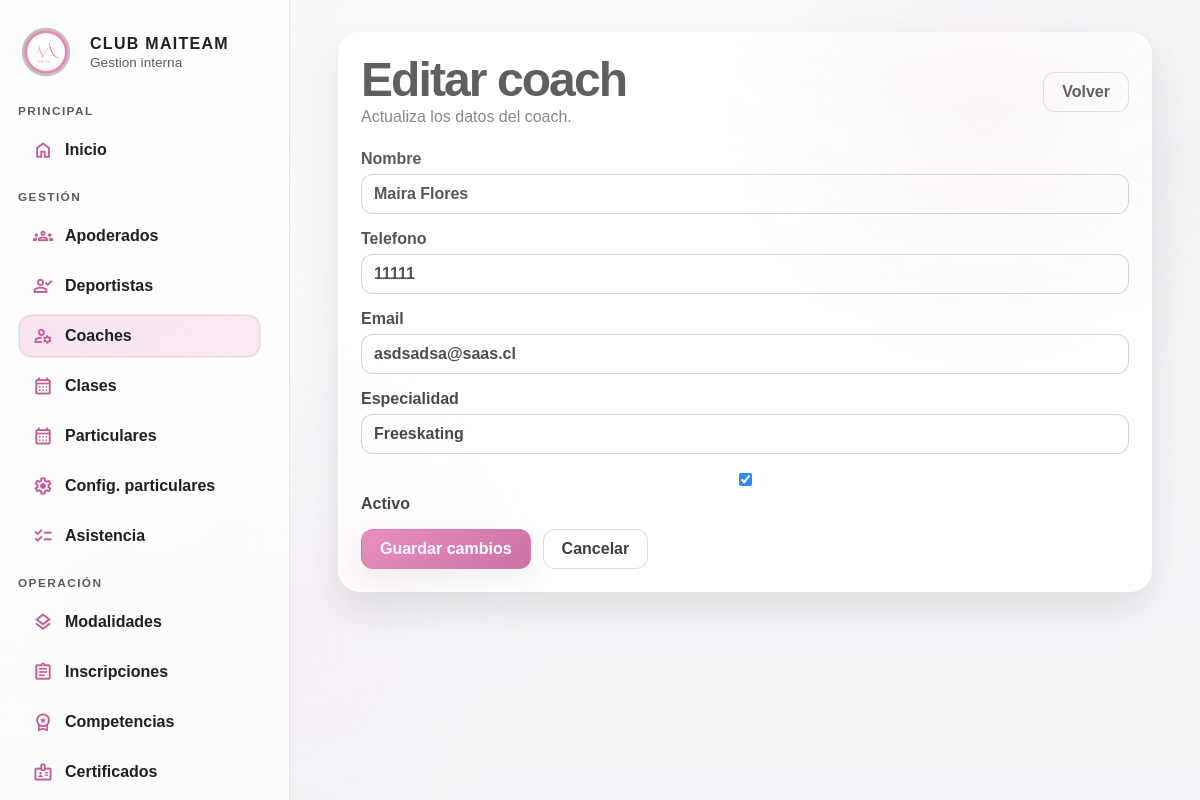
Screenshot of /interno/?page=coaches&action=edit&id=1 with the database file from the repository.
### tables this page shows
CREATE TABLE IF NOT EXISTS coaches (
    id INT UNSIGNED AUTO_INCREMENT PRIMARY KEY,
    nombre VARCHAR(120) NOT NULL,
    telefono VARCHAR(40) DEFAULT NULL,
    email VARCHAR(160) DEFAULT NULL,
    especialidad VARCHAR(120) DEFAULT NULL,
    activo TINYINT(1) NOT NULL DEFAULT 1,
    created_at TIMESTAMP NOT NULL DEFAULT CURRENT_TIMESTAMP,
    updated_at TIMESTAMP NULL DEFAULT NULL ON UPDATE CURRENT_TIMESTAMP
);

### interno/src/helpers.php (called while the page is built, shortened)
<?php
function config(string $key, $default = null)
{
    $segments = explode('.', $key);
    $root = array_shift($segments);
    if ($root === 'db') {
        $source = $GLOBALS['db_config'] ?? [];
    } elseif ($root === 'app') {
        $source = $GLOBALS['app_config'] ?? [];
    } else {
        $source = $GLOBALS['app_config'] ?? [];
        array_unshift($segments, $root);
    }
    foreach ($segments as $segment) {
        $source = $source[$segment];
    }
    return $source;
}
function env(string $key, $default = null)
{
    $value = $_ENV[$key] ?? getenv($key);
    return $value;
}
function db(): PDO
{
    $host = env('DB_HOST', config('db.host', '127.0.0.1'));
    $dbname = env('DB_NAME', config('db.name', 'maiteam'));
    $user = env('DB_USER', config('db.user', 'root'));
    $pass = env('DB_PASS', config('db.pass', ''));
    $dsn = sprintf('mysql:host=%s;dbname=%s;charset=utf8mb4', $host, $dbname);
    $pdo = new PDO($dsn, $user, $pass, [
        PDO::ATTR_ERRMODE => PDO::ERRMODE_EXCEPTION,
        PDO::ATTR_DEFAULT_FETCH_MODE => PDO::FETCH_ASSOC,
    ]);
    return $pdo;
}
function render(string $view, array $data = []): void
{
    $viewPath = __DIR__ . '/../views/' . $view . '.php';
    $layoutPath = __DIR__ . '/../views/layout.php';
    $data['viewPath'] = $viewPath;
    extract($data, EXTR_SKIP);
    require $layoutPath;
}
function base_url(string $path = ''): string
{
    $base = rtrim((string) config('base_url', '/interno'), '/');
    $path = ltrim($path, '/');
    return $path === '' ? $base : $base . '/' . $path;
}
function e(?string $value): string
{
    return htmlspecialchars((string) $value, ENT_QUOTES, 'UTF-8');
}

### interno/src/coaches.php (called while the page is built, shortened)
<?php
function coach_find(int $id): ?array
{
    $stmt = db()->prepare(
        'SELECT id, nombre, telefono, email, especialidad, activo FROM coaches WHERE id = :id'
    );
    $stmt->execute(['id' => $id]);
    $row = $stmt->fetch();
    return $row ?: null;
}

### interno/views/coaches/form.php (the view, shortened to what this page needs)
<?php
$isEdit = $action === 'edit';
?>
<section class="page">
    <div class="page-header">
        <div>
            <h1><?= $isEdit ? 'Editar coach' : 'Nuevo coach' ?></h1>
            <p><?= $isEdit ? 'Actualiza los datos del coach.' : 'Completa la informacion del coach.' ?></p>
        </div>
        <a class="button ghost" href="<?= e(base_url('/?page=coaches')) ?>">Volver</a>
    </div>
    <form class="form" method="post" action="<?= e(base_url('/?page=coaches&action=' . $action)) ?>">
        <label>
            Nombre
            <input type="text" name="nombre" required value="<?= e($coach['nombre'] ?? '') ?>">
        </label>
        <label>
            Telefono
            <input type="text" name="telefono" value="<?= e($coach['telefono'] ?? '') ?>">
        </label>
        <label>
            Email
            <input type="email" name="email" value="<?= e($coach['email'] ?? '') ?>">
        </label>
        <label>
            Especialidad
            <input type="text" name="especialidad" value="<?= e($coach['especialidad'] ?? '') ?>">
        </label>
        <label class="checkbox">
            <input type="checkbox" name="activo" <?= !empty($coach['activo']) ? 'checked' : '' ?>>
            Activo
        </label>
        <div class="form-actions">
            <button type="submit" class="button"><?= $isEdit ? 'Guardar cambios' : 'Crear coach' ?></button>
            <a class="button ghost" href="<?= e(base_url('/?page=coaches')) ?>">Cancelar</a>
        </div>
    </form>
</section>

### interno/assets/css/app.css (style rules this page uses)
:root { --bg: #f3f4f7; --bg-soft: #fff4fb; --surface: rgba(255, 255, 255, 0.9); --surface-strong: rgba(255, 255, 255, 0.96); --surface-soft: rgba(255, 255, 255, 0.72); --border: rgba(84, 87, 103, 0.14); --border-strong: rgba(195, 91, 152, 0.2); --text: #1f1f24; --muted: #5a5a63; --accent: #e57bb4; --accent-dark: #c35b98; --accent-deep: #9f3f79; --danger: #b24b89; --success: #2f8f5b; --warning: #ab6b1b; --shadow-sm: 0 10px 24px rgba(37, 37, 43, 0.08); --shadow-md: 0 18px 36px rgba(37, 37, 43, 0.12); --shadow-lg: 0 24px 52px rgba(37, 37, 43, 0.16); --radius-sm: 12px; --radius-md: 18px; --radius-lg: 24px; --sidebar-expanded: 290px; --sidebar-collapsed: 92px; }
* { box-sizing: border-box; }
html { color-scheme: light; }
body { margin: 0; min-height: 100vh; font-family: "Manrope", "Poppins", "Montserrat", sans-serif; color: var(--text); background: radial-gradient(circle at 0% 0%, rgba(229, 123, 180, 0.14), transparent 30%), radial-gradient(circle at 100% 20%, rgba(182, 182, 187, 0.16), transparent 32%), linear-gradient(180deg, #f8f8fa 0%, var(--bg) 100%); }
body::before { content: ""; position: fixed; inset: 0; pointer-events: none; background: linear-gradient(rgba(255, 255, 255, 0.35), rgba(255, 255, 255, 0.08)), radial-gradient(circle at 20% 80%, rgba(229, 123, 180, 0.08), transparent 28%), radial-gradient(circle at 82% 14%, rgba(159, 63, 121, 0.07), transparent 22%); opacity: 0.9; }
a { color: inherit; }
button, input, select, textarea { font: inherit; }
button, a { -webkit-tap-highlight-color: transparent; }
h1, h2, h3, p { margin: 0; }
h1 { font-size: clamp(1.9rem, 4vw, 3.2rem); line-height: 1.04; letter-spacing: -0.04em; }
select, input, textarea { color: inherit; }
.button { display: inline-flex; align-items: center; justify-content: center; gap: 8px; padding: 10px 18px; border-radius: 12px; background: linear-gradient(135deg, var(--accent), var(--accent-dark)); color: #ffffff; text-decoration: none; font-weight: 700; border: 1px solid rgba(195, 91, 152, 0.32); box-shadow: var(--shadow-sm); transition: transform 0.18s ease, box-shadow 0.18s ease, background-color 0.18s ease, border-color 0.18s ease; }
.button.ghost { background: rgba(255, 255, 255, 0.72); border: 1px solid rgba(31, 31, 36, 0.18); color: var(--text); box-shadow: none; }
.page { background: var(--surface-strong); padding: 22px; border-radius: 22px; box-shadow: var(--shadow-md); border: 1px solid rgba(255, 255, 255, 0.74); }
.page > * + * { margin-top: 18px; }
.page-header { display: flex; align-items: center; justify-content: space-between; gap: 16px; flex-wrap: wrap; }
.page-header p, .ficha-header p { color: var(--muted); line-height: 1.55; }
.form { margin-top: 20px; display: grid; gap: 16px; }
.form label { display: grid; gap: 6px; font-weight: 600; }
.form input { width: 100%; padding: 10px 12px; border-radius: 12px; border: 1px solid rgba(100, 100, 100, 0.35); background: #ffffff; color: var(--text); transition: border-color 0.18s ease, box-shadow 0.18s ease, background-color 0.18s ease; }
.checkbox { display: flex; align-items: center; gap: 10px; font-weight: 600; }
.checkbox input[type="checkbox"], .checkbox input[type="radio"] { width: auto; flex: none; }
.form-actions { display: flex; gap: 12px; flex-wrap: wrap; }

### rows the page displays
coaches: nombre "Maira Flores", telefono "11111", email "asdsadsa@saas.cl", especialidad "Freeskating", activo "☑"

### other values shown
$sectionLabel "PRINCIPAL"
$item['label'] "Inicio"
$sectionLabel "GESTIÓN"
$item['label'] "Apoderados"
$item['label'] "Deportistas"
$item['label'] "Coaches"
$item['label'] "Clases"
$item['label'] "Particulares"
$item['label'] "Config. particulares"
$item['label'] "Asistencia"
$sectionLabel "OPERACIÓN"
$item['label'] "Modalidades"
$item['label'] "Inscripciones"
$item['label'] "Competencias"
$item['label'] "Certificados"
